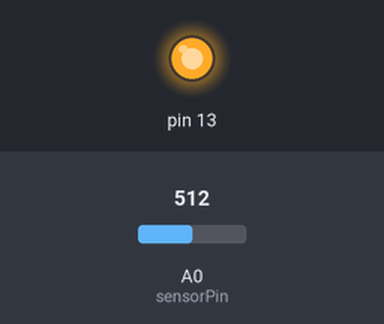
The sketch below on a simulated Arduino Uno, built with avr-gcc and run on an emulated ATmega328P. Shown: output pins drawn as LEDs (lit = HIGH). The test bench sets the inputs (shaded band); at power-on: A0 (sensorPin) = 512. What the sketch prints to the serial monitor is not drawn.

Above: at 0.05 s.
Timing chart, 0 to 6.5 s (numbered marks = the images above):
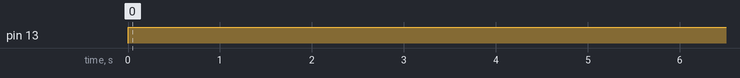

Measured:
- by itself, pin 13: LOW → HIGH at 0.00 s

The sketch:

Tutorial2.ino
```cpp
// Tutorial 2: Focus on detcting noise and a lightbulb lighting up with certain noise detection

int sensorPin=A0;
const int numofLEDS=1;
long signal[16];


int threshold = 227;
void setup() {
  pinMode(13, OUTPUT);

  digitalWrite(13, LOW);

  pinMode(sensorPin, INPUT);

  Serial.begin(9600);

}

void loop() {
  // put your main code here, to run repeatedly:
  int sample = analogRead(sensorPin);

//  sample = abs(sample-512);
  Serial.print(sample);
  if (sample >= threshold){
    digitalWrite(13, HIGH);
    delay(10000);
    digitalWrite(13, LOW);
  }
}
```
